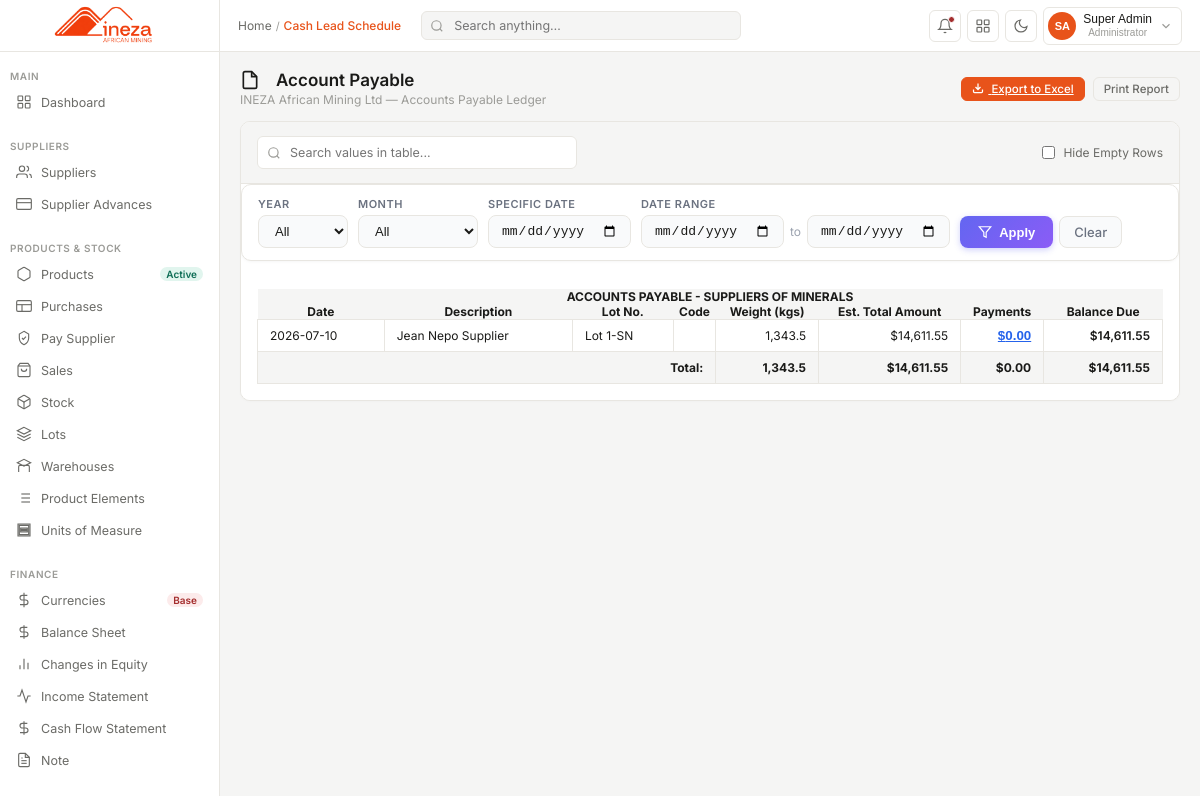
Page /pages/report_accounts_payable/index.php (signed in) on the earlier database version.
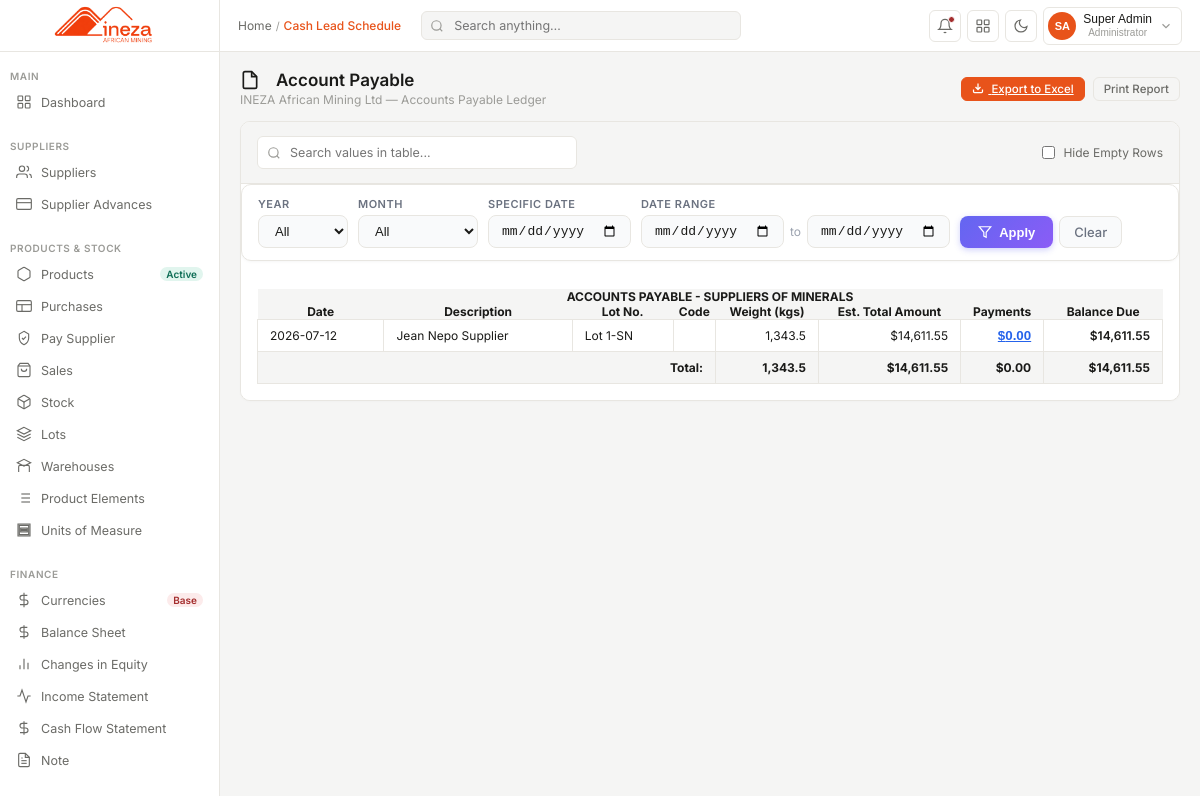
Same page on the later database version.
### tables this page shows
CREATE TABLE `purchasing` (
  `id` bigint(20) UNSIGNED NOT NULL,
  `purchase_no` varchar(50) NOT NULL COMMENT 'Internal reference e.g. PUR-2025-0001',
  `delivery_no` varchar(30) DEFAULT NULL COMMENT 'D/Down reference e.g. DD 1',
  `inventory_code` varchar(50) DEFAULT NULL COMMENT 'Inventory/stock code per delivery',
  `account_id` bigint(20) UNSIGNED DEFAULT NULL,
  `delivery_date` date DEFAULT NULL,
  `purchase_date` date NOT NULL DEFAULT curdate(),
  `lot_id` int(10) UNSIGNED NOT NULL COMMENT 'Which lot/batch this delivery belongs to',
  `product_id` int(10) UNSIGNED NOT NULL COMMENT 'Which mineral product was purchased',
  `supplier_id` bigint(20) UNSIGNED NOT NULL COMMENT 'The négociant/supplier',
  `negociant` varchar(200) DEFAULT NULL,
  `warehouse_id` int(10) UNSIGNED NOT NULL COMMENT 'Receiving warehouse',
  `quantity_kg` decimal(14,4) NOT NULL COMMENT 'Delivered quantity in Kg',
  `uom_id` int(10) UNSIGNED NOT NULL DEFAULT 1 COMMENT 'Unit of measure (default KG)',
  `price_per_kg_rwf` decimal(18,4) DEFAULT NULL COMMENT 'Price per Kg in Rwf',
  `purchase_value_rwf` decimal(18,2) DEFAULT NULL COMMENT 'Total purchase value in Rwf',
  `exchange_rate` decimal(14,4) DEFAULT NULL COMMENT 'RWF/USD rate on purchase date',
  `purchase_currency_id` tinyint(3) UNSIGNED DEFAULT NULL,
  `purchase_amount_in_currency` decimal(18,4) DEFAULT NULL,
  `converted_amount` decimal(18,4) DEFAULT NULL,
  `purchase_value_usd` decimal(18,4) DEFAULT NULL COMMENT 'Total purchase value in USD',
  `net_paid_supplier_usd` decimal(18,4) DEFAULT NULL COMMENT 'Net amount paid to supplier USD',
  `charges_per_kg` decimal(12,4) DEFAULT NULL COMMENT 'Processing charge per Kg',
  `production_charges_per_kg` decimal(12,4) DEFAULT NULL,
  `price_per_ta_unit` decimal(12,4) DEFAULT NULL COMMENT 'Price per Ta unit (coltan)',
  `price_per_kg_usd` decimal(12,4) DEFAULT NULL COMMENT '$ price per Kg',
  `pricing_method` enum('lme','manual') NOT NULL DEFAULT 'lme',
  `lme_price` decimal(14,4) DEFAULT NULL COMMENT 'LME reference price (Tin)',
  `tc_charges` decimal(12,4) DEFAULT NULL COMMENT 'Treatment/refining charges',
  `tax_rra` decimal(14,4) DEFAULT NULL COMMENT 'RRA tax withheld',
  `tax_rma` decimal(14,4) DEFAULT NULL COMMENT 'RMA tax withheld',
  `tax_inkomane` decimal(14,4) DEFAULT NULL COMMENT 'INKOMANE levy withheld',
  `production_charges` decimal(14,4) DEFAULT NULL COMMENT 'Total production charges',
  `status` enum('pending','confirmed','received','cancelled') NOT NULL DEFAULT 'pending',
  `notes` text DEFAULT NULL,
  `created_by` int(11) DEFAULT NULL,
  `created_at` timestamp NOT NULL DEFAULT current_timestamp(),
  `updated_at` timestamp NOT NULL DEFAULT current_timestamp() ON UPDATE current_timestamp()
);

CREATE TABLE `suppliers` (
  `id` bigint(20) UNSIGNED NOT NULL,
  `supplier_type` enum('individual','cooperative','company') DEFAULT 'individual',
  `name` varchar(200) NOT NULL,
  `nif` varchar(50) DEFAULT NULL COMMENT 'Tax Identification Number',
  `vat_reg_no` varchar(100) DEFAULT NULL,
  `phone` varchar(30) DEFAULT NULL,
  `email` varchar(150) DEFAULT NULL,
  `address` text DEFAULT NULL,
  `payables_account_id` bigint(20) UNSIGNED DEFAULT NULL,
  `currency_id` int(11) DEFAULT NULL,
  `region` varchar(200) DEFAULT NULL,
  `is_active` tinyint(1) DEFAULT 1,
  `notes` text DEFAULT NULL,
  `created_at` timestamp NOT NULL DEFAULT current_timestamp(),
  `updated_at` timestamp NOT NULL DEFAULT current_timestamp() ON UPDATE current_timestamp(),
  `created_by` int(11) NOT NULL,
  `updated_by` int(11) DEFAULT NULL
);

CREATE TABLE `lots` (
  `id` int(10) UNSIGNED NOT NULL,
  `lots_code` varchar(50) NOT NULL COMMENT 'e.g. Lot 1-Ta, Lot 01-Tin',
  `product_id` int(10) UNSIGNED NOT NULL,
  `opening_date` date NOT NULL,
  `closing_date` date DEFAULT NULL COMMENT 'NULL means lot is still open',
  `statuss` tinyint(1) NOT NULL DEFAULT 1
);

### pages/report_accounts_payable/index.php (the view, shortened to what the changed rows need)
<?php
require_once __DIR__ . '/../../config/db.php';
$report_slug = 'accounts_payable';
$report_title = 'Account Payable';
$filter_year = $_GET['filter_year'] ?? '';
$filter_month = $_GET['filter_month'] ?? '';
$filter_date = $_GET['filter_date'] ?? '';
$filter_start = $_GET['filter_start'] ?? '';
$filter_end = $_GET['filter_end'] ?? '';
function buildDateCondition($conn, $column, $filter_year, $filter_month, $filter_date, $filter_start, $filter_end) {
    return '';
}
$purchaseDateCond = buildDateCondition($conn, 'purchase_date', $filter_year, $filter_month, $filter_date, $filter_start, $filter_end);
$advanceDateCond = buildDateCondition($conn, 'advance_date', $filter_year, $filter_month, $filter_date, $filter_start, $filter_end);
$paymentDateCond = buildDateCondition($conn, 'payment_date', $filter_year, $filter_month, $filter_date, $filter_start, $filter_end);
$query = "SELECT s.name AS supplier_name, l.lots_code, p.id AS purchase_id,
            COALESCE(SUM(p.quantity_kg), 0) AS total_weight,
            COALESCE(SUM(p.net_paid_supplier_usd), 0) AS total_amount,
            COALESCE(sa.total_advances, 0) AS total_advances,
            COALESCE(sp.total_payments, 0) AS total_payments,
            (COALESCE(SUM(p.net_paid_supplier_usd), 0) - COALESCE(sp.total_payments, 0)) AS balance_due,
            p.purchase_date AS tx_date
          FROM purchasing p
          JOIN suppliers s ON p.supplier_id = s.id
          JOIN lots l ON p.lot_id = l.id
          LEFT JOIN (
              SELECT supplier_id, SUM(amount) AS total_advances
              FROM supplier_advances
              WHERE 1=1 {$advanceDateCond}
              GROUP BY supplier_id
          ) sa ON sa.supplier_id = s.id
          LEFT JOIN (
              SELECT spa.purchase_id, SUM(spa.amount_allocated) AS total_payments
              FROM supplier_payment_allocations spa
              JOIN supplier_payments sp ON sp.id = spa.supplier_payment_id
              WHERE 1=1 {$paymentDateCond}
              GROUP BY spa.purchase_id
          ) sp ON sp.purchase_id = p.id
          WHERE 1=1 {$purchaseDateCond}
          GROUP BY s.id, l.id, p.purchase_date, sa.total_advances, sp.total_payments
          ORDER BY p.purchase_date ASC, s.name ASC";
$db_res = mysqli_query($conn, $query);
?>
<!DOCTYPE html>
<html lang="en">
<head>
<link rel="stylesheet" href="../../src/css/dashboard.css">
<link rel="stylesheet" href="../../src/css/sidebar.css">
<link rel="stylesheet" href="../../src/css/navbar.css">
<link rel="stylesheet" href="../../src/css/reports.css">
</head>
<body>
<div class="main">
  <div class="content">
    <div class="page-header">
      <div>
        <h1 class="page-title">
          <svg viewBox="0 0 24 24" style="width: 20px; height: 20px; fill: none; stroke: currentColor; stroke-width: 2; margin-right: 8px;"><path d="M14 2H6a2 2 0 0 0-2 2v16a2 2 0 0 0 2 2h12a2 2 0 0 0 2-2V8z"/><polyline points="14 2 14 8 20 8"/></svg>
          <?php echo htmlspecialchars($report_title); ?>
        </h1>
      </div>
    </div>
    <div class="report-container page-<?php echo htmlspecialchars($report_slug); ?>">
      <div class="report-card">
      <div class="table-wrapper" style="padding: 16px;">
        <table class="excel-table" id="reportTable">
          <thead>
            <tr style="background: var(--bg); font-weight: 700; text-align: center;">
              <th colspan="9">ACCOUNTS PAYABLE - SUPPLIERS OF MINERALS</th>
            </tr>
            <tr style="background: var(--bg); font-weight: 600;">
              <th>Date</th>
              <th>Description</th>
              <th>Lot No.</th>
              <th>Code</th>
              <th>Weight (kgs)</th>
              <th>Est. Total Amount</th>
              <th>Payments</th>
              <th>Balance Due</th>
            </tr>
          </thead>
          <tbody>
            <?php
            if ($db_res && mysqli_num_rows($db_res) > 0):
                while ($row = mysqli_fetch_assoc($db_res)):
                    $weight = (float)$row['total_weight'];
                    $amount = (float)$row['total_amount'];
                    $payments = (float)$row['total_payments'];
                    $bal = (float)$row['balance_due'];
                    $paymentHistory = [];
                    $paymentHistoryJson = htmlspecialchars(json_encode($paymentHistory), ENT_QUOTES, 'UTF-8');
                    $paymentCell = '<button type="button" class="payment-history-link" data-title="' . htmlspecialchars($row['supplier_name'] . ' — ' . $row['lots_code'], ENT_QUOTES, 'UTF-8') . '" data-history="' . $paymentHistoryJson . '" onclick="openPaymentHistoryModal(this)">$' . number_format($payments, 2) . '</button>';
            ?>
              <tr class="data-row">
                <td><?php echo htmlspecialchars($row['tx_date']); ?></td>
                <td><?php echo htmlspecialchars($row['supplier_name']); ?></td>
                <td><?php echo htmlspecialchars($row['lots_code']); ?></td>
                <td></td>
                <td style="text-align: right;"><?php echo number_format($weight, 1); ?></td>
                <td style="text-align: right;">$<?php echo number_format($amount, 2); ?></td>
                <td style="text-align: right;"><?php echo $paymentCell; ?></td>
                <td style="text-align: right; font-weight: 600;">$<?php echo number_format($bal, 2); ?></td>
              </tr>
            <?php
                endwhile;
            else:
            ?>
              <tr>
                <td colspan="9" style="text-align: center; padding: 24px; color: var(--text2);">No accounts payable records found.</td>
              </tr>
            <?php
            endif;
            ?>
          </tbody>
        </table>
      </div>
    </div>
  </div>
  </div>
</div>
</body>
</html>

Differences in the rows shown:
removed purchasing: purchase_date "2026-07-10", supplier.name "Jean Nepo Supplier", lot.lots_code "Lot 1-SN", weight "1,343.5", amount "14,611.55", payments "0.00", bal "14,611.55"
added purchasing: purchase_date "2026-07-12", supplier.name "Jean Nepo Supplier", lot.lots_code "Lot 1-SN", weight "1,343.5", amount "14,611.55", payments "0.00", bal "14,611.55"
